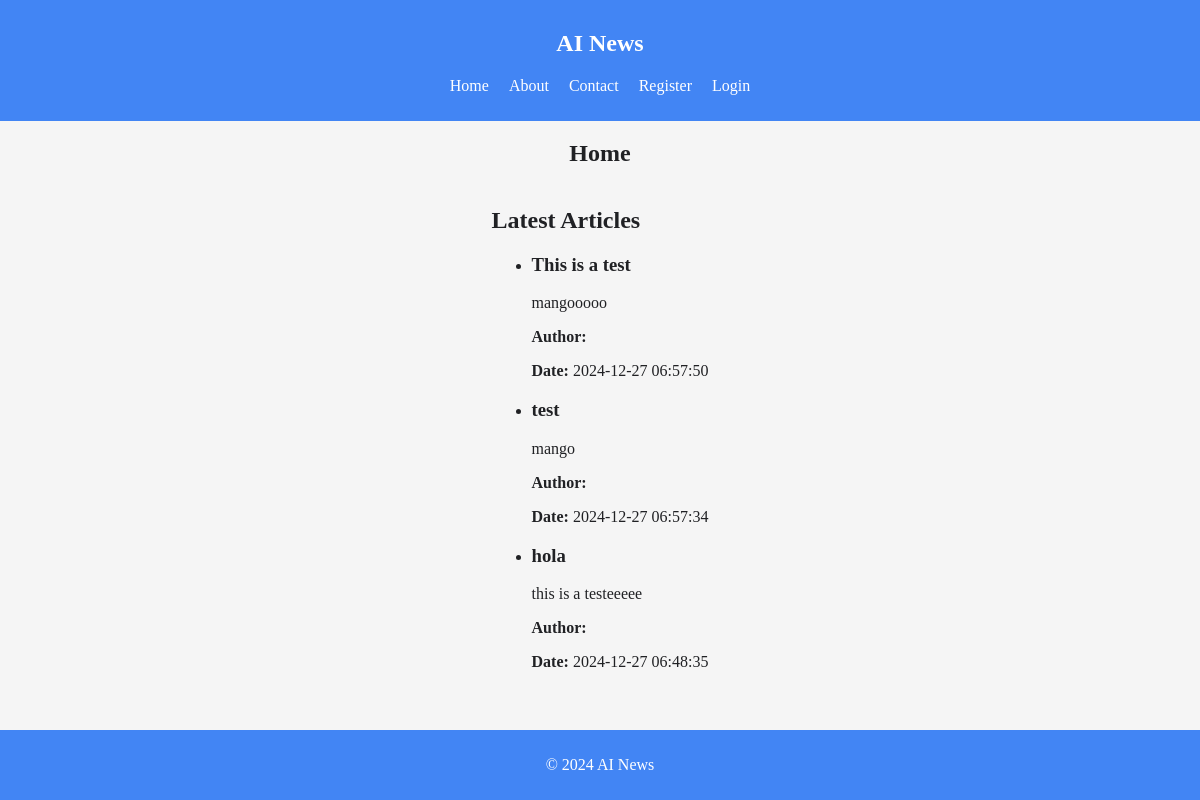
Before: / with the older database file.
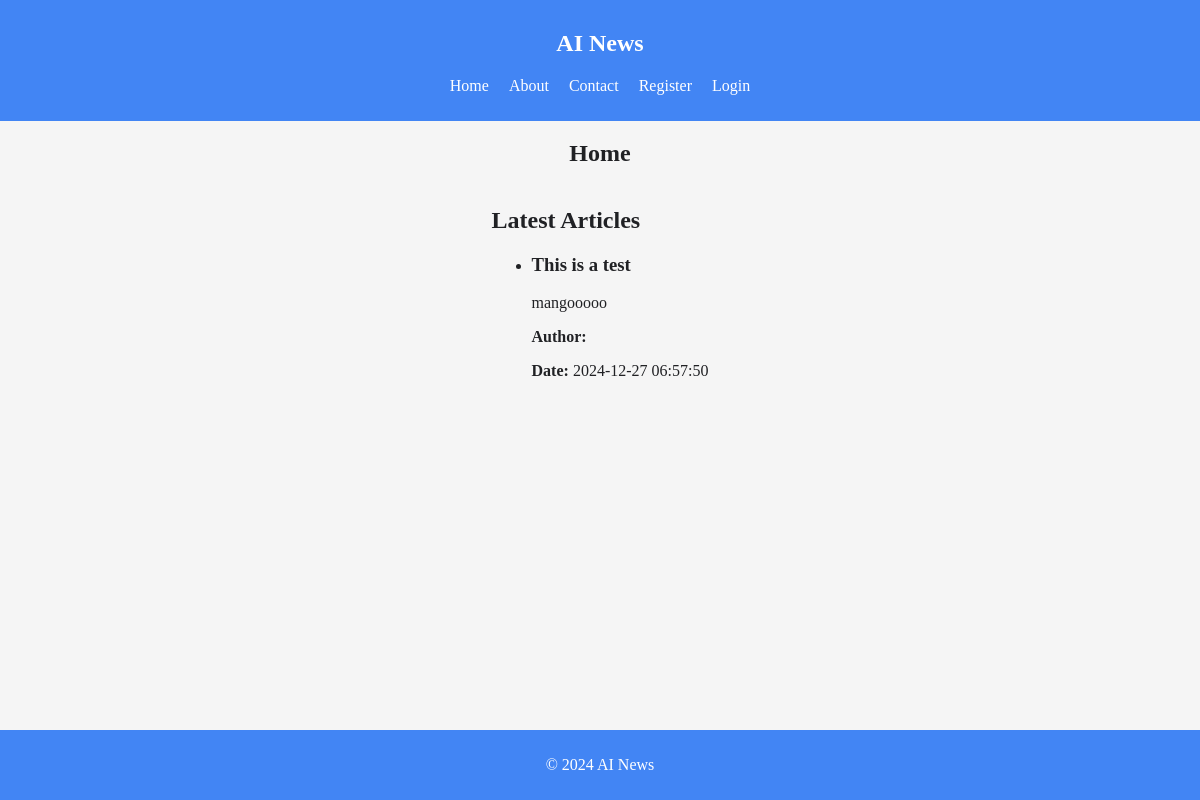
After: the same page with the newer database file.
### tables this page shows
CREATE TABLE posts (
    id INTEGER PRIMARY KEY AUTOINCREMENT,
    title TEXT NOT NULL,
    content TEXT NOT NULL,
    created_at TIMESTAMP DEFAULT CURRENT_TIMESTAMP
);

### controllers/HomeController.php (called while the page is built, shortened)
<?php
class HomeController {
    public function index() {
        $postModel = new PostModel();
        $posts = $postModel->getAllPosts();
        include 'views/home/index.php';
        $content = ob_get_clean();
        include 'views/layouts/layout.php';
    }
}

### init.php (called while the page is built, shortened)
<?php
function getDbConnection() {
    return new SQLite3('/var/www/html/database/ai_news_blog.db');
}

### models/PostModel.php (called while the page is built, shortened)
<?php
class PostModel {
    private $db;
    public function __construct() {
        $this->db = getDbConnection();
    }
    public function getAllPosts() {
        $posts = [];
        $results = $this->db->query('SELECT * FROM posts ORDER BY created_at DESC');
        if ($results) {
            while ($row = $results->fetchArray(SQLITE3_ASSOC)) {
                $posts[] = $row;
            }
        }
        return $posts;
    }
}

### views/home/news_list.php (the view)
<section>
  <h2>Latest Articles</h2>
  <ul>
    <?php if (!empty($posts)): ?>
      <?php foreach ($posts as $post): ?>
        <li>
          <h3><?php echo htmlspecialchars($post['title']); ?></h3>
          <p><?php echo nl2br(htmlspecialchars($post['content'])); ?></p>
          <p><strong>Author:</strong> <?php echo htmlspecialchars($post['author']); ?></p>
          <p><strong>Date:</strong> <?php echo htmlspecialchars($post['created_at']); ?></p>
        </li>
      <?php endforeach; ?>
    <?php else: ?>
      <li>No articles available.</li>
    <?php endif; ?>
  </ul>
</section>

### views/home/index.php
<section>
  <h2>Home</h2>
</section>
<?php include 'views/home/news_list.php'; ?>

### index.php (shortened to what this page needs)
<?php
require_once 'init.php';
$requestUri = parse_url($_SERVER['REQUEST_URI'], PHP_URL_PATH);
switch (true) {
    case $requestUri === '/':
        $controller = new HomeController();
        $controller->index();
        break;
}

### views/layouts/layout.php (shortened to what this page needs)
<!DOCTYPE html>
<html lang="en">
<head>
    <link rel="stylesheet" href="/css/styles.css">
</head>
<body>
    <?php include 'views/layouts/header.php'; ?>
    <main>
        <?php echo $content; ?>
    </main>
    <?php include 'views/layouts/footer.php'; ?>
</body>
</html>

### views/layouts/header.php (shortened to what this page needs)
<header>
  <nav>
    <a href="/" class="home-link"><h1>AI News</h1></a>
    <ul id="nav-menu">
      <li><a href="/">Home</a></li>
      <li><a href="/about">About</a></li>
      <?php if (!isset($_SESSION['user'])): ?>
        <li><a href="/contact">Contact</a></li>
        <li><a href="/register">Register</a></li>
      <?php endif; ?>
      <?php if (isset($_SESSION['user'])): ?>
        <li><a href="/messages">Messages</a></li>
        <li><a href="/posts">Manage Posts</a></li>
        <li><a href="/logout">Logout</a></li>
      <?php else: ?>
        <li><a href="/login">Login</a></li>
      <?php endif; ?>
    </ul>
  </nav>
</header>

### views/layouts/footer.php
<footer>
  <p id="footer-text">&copy; <span id="year"></span> AI News</p>
</footer>

### css/styles.css (style rules this page uses)
:root { --primary-color: #4285F4; --secondary-color: #34A853; --accent-color: #FBBC05; --background-color: #F5F5F5; --text-color: #202124; }
body { background-color: var(--background-color); color: var(--text-color); margin: 0; }
header { width: 100%; text-align: center; background-color: var(--primary-color); padding: 10px 0; position: fixed; top: 0; left: 0; z-index: 1000; color: white; }
nav { position: relative; }
nav ul { list-style-type: none; padding: 0; display: flex; flex-direction: column; align-items: center; }
nav ul li { margin: 10px 0; }
nav ul li a { text-decoration: none; color: white; }
.home-link { text-decoration: none; color: white; }
main { width: 90%; max-width: 800px; margin: 0 auto 20px auto; display: flex; flex-direction: column; align-items: center; padding: 80px 0 60px; box-sizing: border-box; background-color: var(--background-color); color: var(--text-color); }
footer { width: 100%; text-align: center; background-color: var(--primary-color); padding: 10px 0; position: fixed; bottom: 0; color: white; }
@media (min-width: 600px) { main { padding: 120px 0 60px; } }
@media (min-width: 600px) { nav ul { flex-direction: row; justify-content: center; } }
@media (min-width: 600px) { nav ul li { margin: 0 10px; } }
@media (min-width: 600px) { body { font-size: 16px; } }

Changed rows visible on the page:
removed posts: title "test", content "mango", created_at "2024-12-27 06:57:34"
removed posts: title "hola", content "this is a testeeeee", created_at "2024-12-27 06:48:35"
